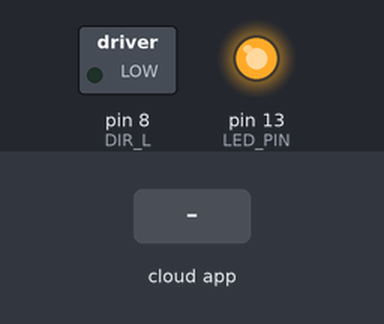
Simulated run of this sketch. Board: Arduino Uno, built with avr-gcc and run on an emulated ATmega328P. Parts: switched loads named in the sketch (green lamp = pin HIGH), output pins drawn as LEDs (lit = HIGH). The test bench sets the inputs (shaded band). The ROS host is connected and sends only what is stated.

Above: at 1.8 s.
1.9 s: the phone or cloud app sets toggle_led to 0
Timing chart, 0 to 4.9 s (numbered marks = the images above; inputs shaded):
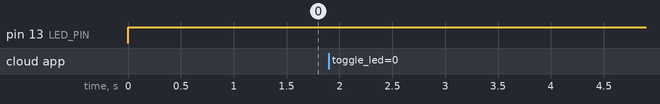

The sketch:

startcode.ino
```cpp
/* 20140510 Mahmut Ali OZKURAN
ITU BLG 456 Spring Semester Term Project
Code snippets used from
github.com/adasta
github.com/ros-drivers/rosserial
*/

#include <ros.h>
#include <std_msgs/Empty.h>
#include <geometry_msgs/Twist.h>
#include <std_msgs/Float32.h>
#include <ros/time.h>
#include <sensor_msgs/Range.h>

//autonomous definitions start
#define ROS_SERIAL_BAUD_RATE 115200 // Rosserial baud rate 115200 bps for example

// Distance between both wheels
#define WHEEL_OFFSET_M 0.0889 // 3.5" ~ 8.89cm
#define HALF_WHEEL_OFFSET_M 0.04445 // distance from center to wheel along turning axis

#define MAX_REAL_SPEED 0.65 // m/s
#define MAX_MOTOR_SPEED 400.0 // RPM

// Others
#define BATTERY_READ_PIN 1 // (SPECIAL) Analog Pin A1
#define USER_PUSHBUTTON_PIN 12
#define LED_PIN 13

#define BATTERY_VOLTAGE_PUBLISH_RATE 1000 // ms (publish voltage every second)

// Encoders
#define ENCODER_LEFT_PIN_A 3
#define ENCODER_LEFT_PIN_B 4

#define ENCODER_RIGHT_PIN_A 2
#define ENCODER_RIGHT_PIN_B 11


#define TICKS_PER_REV 379 // ticks for one wheel revolution
#define TICKS_PER_METER 3110 // 790 ticks for 10 inches, 790 ticks per .254m ~ 3110.23622 ticks/meter
#define METERS_PER_REV 0.12186495176848874 // meters per full revolution
#define REV_PER_METER 8.20580474934037 // revolutions per meter

#define WHEEL_VEL_PUBLISH_RATE 100 // ms (10Hz)
#define MOTOR_PID_RATE 20 // ms (50Hz) PID Motor update rate (Should be < WHEEL_VEL_PUBLISH_RATE)
#define MOTOR_SPEED_CUTOFF 20 // lowest motor speed at which to zero it
//autonomous definitions end

//Start of Ultrasound
sensor_msgs::Range range_msg;
ros::Publisher pub_range( "/ultrasound", &range_msg);

const int adc_pin = 0;

char frameid[] = "/ultrasound";

float getRange_Ultrasound(int pin_num){
  int val = 0;
  for(int i=0; i<4; i++) val += analogRead(pin_num);
  float range = val;
  if (range < 10)
  {
    turnAround();
  }
  return range /322.519685;
}
//End of Ultrasound


#define LED_PIN 13

//Start of Motors
#define PWM_L 10
#define PWM_R 9
#define DIR_L 8
#define DIR_R 7

#if defined(__AVR_ATmega168__) || defined(__AVR_ATmega328P__) || defined (__AVR_ATmega32U4__)
#define USE_20KHZ_PWM
#endif

class ZumoMotors
{
  public:

    // constructor (doesn't do anything)
    ZumoMotors();

    // enable/disable flipping of motors
    static void flipLeftMotor(boolean flip);
    static void flipRightMotor(boolean flip);

    // set speed for left, right, or both motors
    static void setLeftSpeed(int speed);
    static void setRightSpeed(int speed);
    static void setSpeeds(int leftSpeed, int rightSpeed);

  private:

    static inline void init()
    {
      static boolean initialized = false;

      if (!initialized)
      {
        initialized = true;
        init2();
      }
    }

    // initializes timer1 for proper PWM generation
    static void init2();
};

static boolean flipLeft = false;
static boolean flipRight = false;

// constructor (doesn't do anything)
ZumoMotors::ZumoMotors()
{
}

// initialize timer1 to generate the proper PWM outputs to the motor drivers
void ZumoMotors::init2()
{
  pinMode(PWM_L, OUTPUT);
  pinMode(PWM_R, OUTPUT);
  pinMode(DIR_L, OUTPUT);
  pinMode(DIR_R, OUTPUT);

#ifdef USE_20KHZ_PWM
  // Timer 1 configuration
  // prescaler: clockI/O / 1
  // outputs enabled
  // phase-correct PWM
  // top of 400
  //
  // PWM frequency calculation
  // 16MHz / 1 (prescaler) / 2 (phase-correct) / 400 (top) = 20kHz
  TCCR1A = 0b10100000;
  TCCR1B = 0b00010001;
  ICR1 = 400;
#endif
}

// enable/disable flipping of left motor
void ZumoMotors::flipLeftMotor(boolean flip)
{
  flipLeft = flip;
}

// enable/disable flipping of right motor
void ZumoMotors::flipRightMotor(boolean flip)
{
  flipRight = flip;
}

// set speed for left motor; speed is a number between -400 and 400
void ZumoMotors::setLeftSpeed(int speed)
{
  init(); // initialize if necessary

  boolean reverse = 0;

  if (speed < 0)
  {
    speed = -speed; // make speed a positive quantity
    reverse = 1; // preserve the direction
  }
  if (speed > 400) // Max
    speed = 400;
#ifdef USE_20KHZ_PWM
  OCR1B = speed;
#else
  analogWrite(PWM_L, speed * 51 / 80); // default to using analogWrite, mapping 400 to 255
#endif

  if (reverse ^ flipLeft) // flip if speed was negative or flipLeft setting is active, but not both
    digitalWrite(DIR_L, HIGH);
  else
    digitalWrite(DIR_L, LOW);
}

// set speed for right motor; speed is a number between -400 and 400
void ZumoMotors::setRightSpeed(int speed)
{
  init(); // initialize if necessary

  boolean reverse = 0;

  if (speed < 0)
  {
    speed = -speed; // Make speed a positive quantity
    reverse = 1; // Preserve the direction
  }
  if (speed > 400) // Max PWM dutycycle
    speed = 400;
#ifdef USE_20KHZ_PWM
  OCR1A = speed;
#else
  analogWrite(PWM_R, speed * 51 / 80); // default to using analogWrite, mapping 400 to 255
#endif

  if (reverse ^ flipRight) // flip if speed was negative or flipRight setting is active, but not both
    digitalWrite(DIR_R, HIGH);
  else
    digitalWrite(DIR_R, LOW);
}

// set speed for both motors
void ZumoMotors::setSpeeds(int leftSpeed, int rightSpeed)
{
  setLeftSpeed(leftSpeed);
  setRightSpeed(rightSpeed);
}

//End of Motors

ros::NodeHandle  nh;
geometry_msgs::Twist twist_msg; //Direction Messages

ZumoMotors motors;


void messageCb( const std_msgs::Empty& toggle_msg){
  digitalWrite(13, HIGH-digitalRead(13));   // blink the led
}

ros::Subscriber<std_msgs::Empty> sub("toggle_led", &messageCb );

void setup()
{
  pinMode(LED_PIN, OUTPUT);
  nh.initNode();
  nh.subscribe(sub);


//Ultrasound Start
  nh.advertise(pub_range);

  range_msg.radiation_type = sensor_msgs::Range::ULTRASOUND;
  range_msg.header.frame_id = frameid;
  range_msg.field_of_view = 0.1;
  range_msg.min_range = 0.0;
  range_msg.max_range = 6.47;

  pinMode(8,OUTPUT);
  digitalWrite(8, LOW);
//Ultrasound End
}

//Turn Around Start
void turnAround()
{
  for (int speed = 0; speed <= 400; speed++)
  {
    motors.setLeftSpeed(speed);
    delay(2);
  }
}
//Turn Around End


void loop()
{
  digitalWrite(LED_PIN, HIGH);


  delay(500);
  //led blink start
  nh.spinOnce();
  //delay(1);
  //led blink end
}
```
